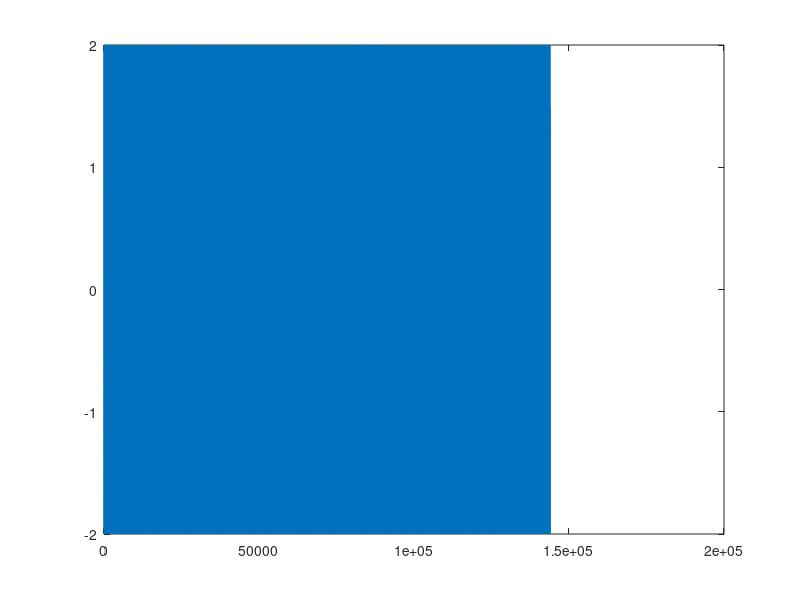

Write MATLAB code to recreate this figure.
%% Make 4 octave Mi

Fs = 48000;

Fo = 329.6276;
L = 1:1:(3*Fs);
A = 2;

Mi = A * cos(2 * pi * Fo / Fs * L);
sound(Mi, Fs)
plot(Mi)

%% fade off with linspace

Mi_lin = Mi .* linspace(1, 0, length(Mi));

% sound(Mi_lin, Fs);
% plot(Mi_lin)